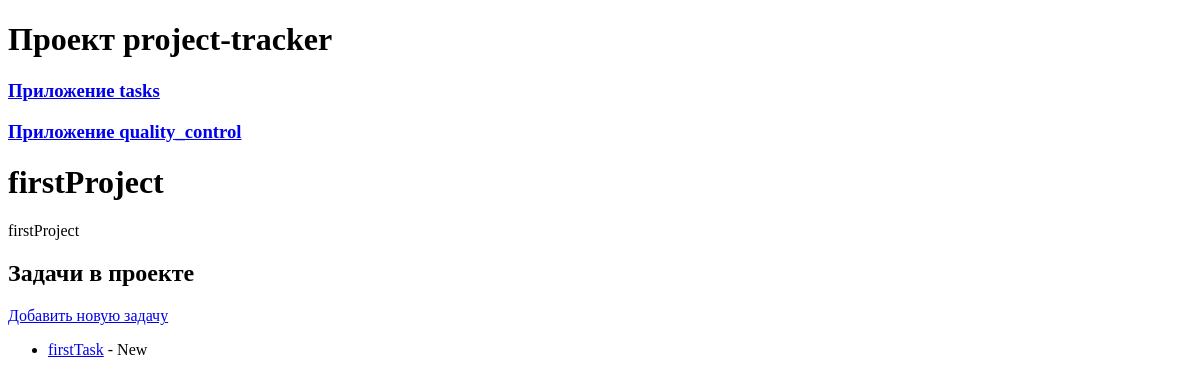
Page /tasks/projects/1/ on the earlier database version.
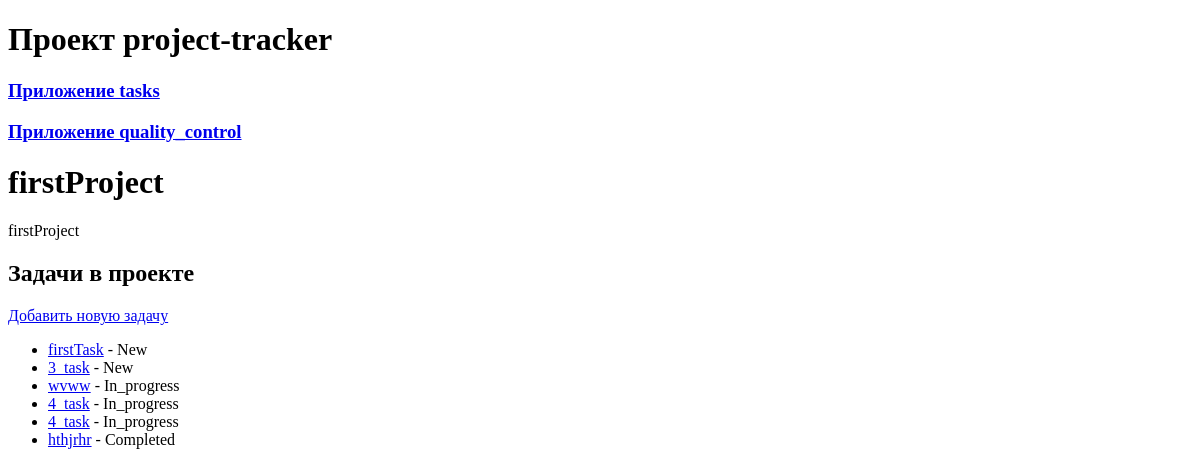
Same page on the later database version.
### tasks/models.py (models this page shows, shortened)
class Project(models.Model):
    name = models.CharField(max_length=100)
    description = models.TextField()
    created_at = models.DateTimeField(auto_now_add=True)

class Task(models.Model):
    STATUS_CHOICES = [
        ('New', 'Новая'),
        ('In_progress', 'В работе'),
        ('Completed', 'Завершена'),
    ]
    project = models.ForeignKey(
        Project,
        related_name='tasks',
        on_delete=models.CASCADE,
    )
    name = models.CharField(max_length=100)
    description = models.TextField()
    created_at = models.DateTimeField(auto_now_add=True)
    updated_at = models.DateTimeField(auto_now=True)
    assignee = models.ForeignKey(
        User,
        related_name='tasks',
        on_delete=models.SET_NULL,
        null=True,
        blank=True,
    )
    status = models.CharField(
        max_length=50,
        choices=STATUS_CHOICES,
        default='New'
    )

### tasks/views.py (the view)
# urls.py: path('projects/<int:project_id>/', views.ProjectDetailView.as_view(), name='projects_detail'),
class ProjectDetailView(DetailView):
    model = Project
    pk_url_kwarg = 'project_id'
    template_name = 'tasks/project_detail.html'

### tasks/templates/tasks/project_detail.html
{% extends 'base/base.html' %}
{% block content %}
    <h1>{{project.name}}</h1>
    <p>{{project.description}}</p>
    <h2>Задачи в проекте</h2>
    <p><a href="{% url 'tasks:add_task_to_project' project.id %}">Добавить новую задачу</a></p>
    <ul>
        {% for task in project.tasks.all %}
            <li><a href="{% url 'tasks:task_detail' project.id task.id %}">{{task.name}}</a> - {{task.status}}</li>
        {% empty %}
            <li>В этом проекте пока нет задач.</li>
        {% endfor %}
    </ul>
{% endblock %}

### templates/base/base.html (shortened to what this page needs)
<!DOCTYPE html>
<html lang="en">
<head>
</head>
<body>
  <header>
    <h1>Проект project-tracker</h1>
  </header>
  {% include 'base/nav.html' only with param="Django" %}
  <main>
    {% block content %}
    {% endblock %}
  </main>
</body>
</html>

### templates/base/nav.html
<nav>
  <h3><a href="{% url 'tasks:index' %}">Приложение tasks</a></h3>
  <h3><a href="{% url 'quality_control:index' %}">Приложение quality_control</a></h3>
</nav>

Differences in the rows shown:
added Task: name "3_task", status "New"
added Task: name "wvww", status "In_progress"
added Task: name "4_task", status "In_progress"
added Task: name "4_task", status "In_progress"
added Task: name "hthjrhr", status "Completed"
